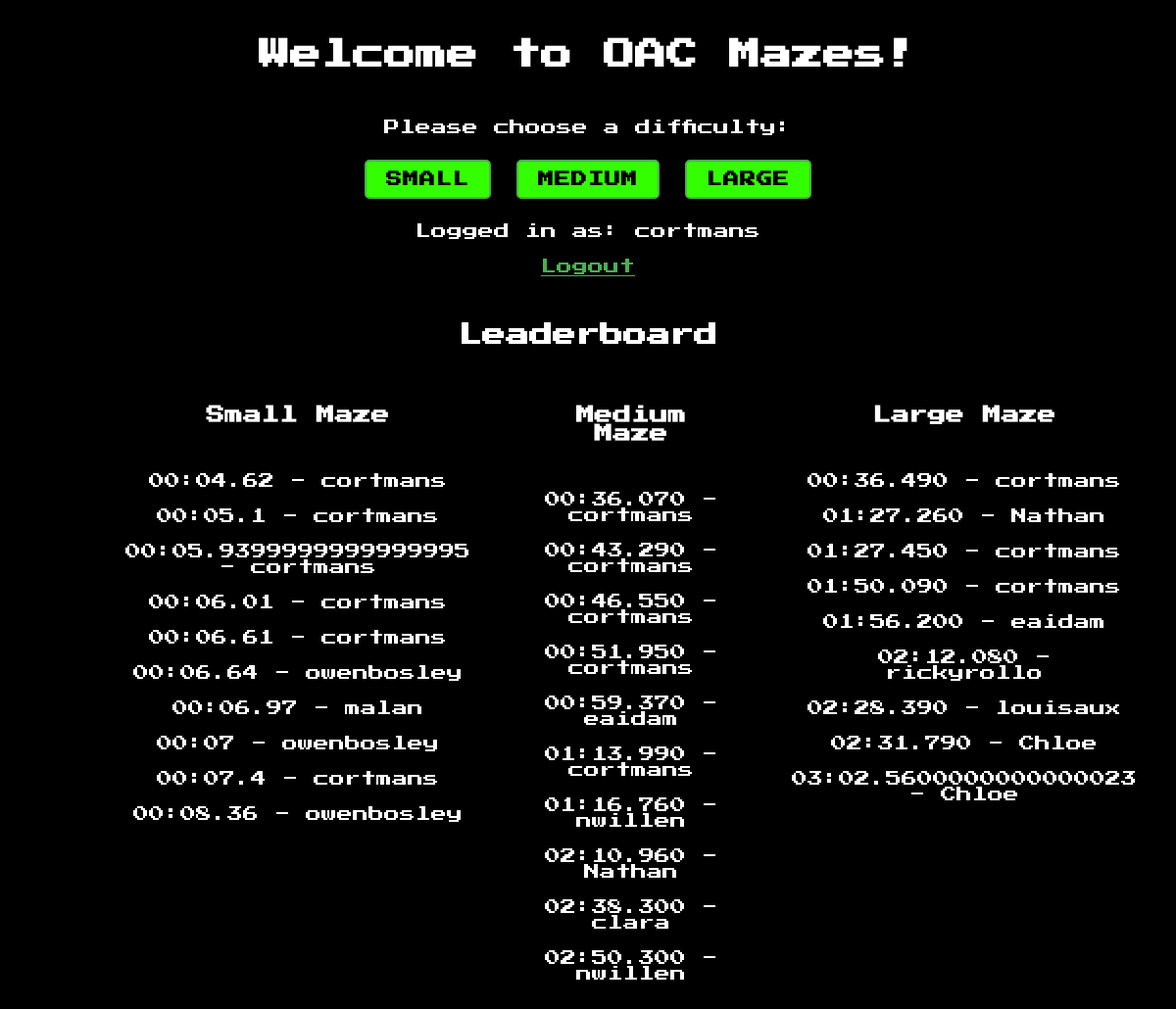
Screenshot of / (signed in) with the database file from the repository.
### mazes/app.py (models this page shows, shortened)
class User(db.Model):
    __bind_key__= 'users'
    id = db.Column(db.String(36), primary_key=True, default=lambda: str(uuid.uuid4()))
    username = db.Column(db.String(50), unique=True, nullable=False)
    password = db.Column(db.String(1000), nullable=False)

class Leaderboard(db.Model):
    __bind_key__ = 'users'
    id = db.Column(db.Integer, primary_key=True)
    maze_type = db.Column(db.String(50), nullable=False)
    time = db.Column(db.String(20), nullable=False)
    user_id = db.Column(db.String(36), db.ForeignKey('user.id'), nullable=False)
    user = db.relationship('User', backref='leaderboard_entries')

### mazes/app.py (the view)
@app.route('/' , methods=["GET"])
def index():
    fastest_times = {}
    maze_types = ["small", "medium", "large"]
    for maze_type in maze_types:
        entries = Leaderboard.query.filter_by(maze_type=maze_type).order_by(Leaderboard.time).limit(10).all()
        fastest_times[maze_type] = entries
    if 'user_id' in session:
        return render_template("index.html", current_user=User.query.filter_by(id=session['user_id']).first(), fastest_times=fastest_times)
    return render_template("index.html", fastest_times=fastest_times)

### mazes/templates/index.html (shortened to what this page needs)
<!DOCTYPE html>
<html lang="en">
<head>
    <link rel="stylesheet" href="/static/styles.css">
</head>
<body>
    <h1>Welcome to OAC Mazes!</h1>
    <p>Please choose a difficulty:</p>
    <form action="/play" method="post">
        <input type="submit" name="difficulty" value="small">
        <input type="submit" name="difficulty" value="medium">
        <input type="submit" name="difficulty" value="large">
    </form>
    {% if current_user %}
        <p>Logged in as: {{ current_user.username }}</p>
    {% else %}
        <p>Guest</p>
    {% endif %}
    <p>
        {% if current_user %}
        <a href="/logout">Logout</a>
        {% endif %}
    </p>
    <p>
        <h2>Leaderboard</h2>
        <div class="leaderboard-container">
            {% for maze_type, entries in fastest_times.items() %}
                <div class="maze-leaderboard">
                    <h3>{{ maze_type | capitalize }} Maze</h3>
                        {% for entry in entries %}
                            <p>{{ entry.time }} - {{ entry.user.username }}</p>
                        {% endfor %}
                </div>
            {% endfor %}
        </div>
    </p>
</body>
</html>

### mazes/static/styles.css (style rules this page uses)
body, h1, h2, h3, p, ul, li { margin: 0; padding: 0; }
body, table { font-family: 'Press Start 2P', cursive; background-color: #000; color: #fff; margin-top: 10px; }
.leaderboard-container { margin-left: 9%; display: flex; }
.maze-leaderboard { margin-right: 20px; }
p { text-align: center; margin: 20px; }
h1, h2, h3 { text-align: center; padding: 30px; }
a { color: #4caf50; }
input[type="submit"] { background-color: #33ff00; color: #000; font-size: 16px; padding: 10px 20px; border: 2px solid #4caf50; border-radius: 5px; cursor: pointer; margin: 5px; text-transform: uppercase; letter-spacing: 1px; font-family: 'Press Start 2P', cursive; font-weight: bold; transition: background-color 0.3s ease-in-out, color 0.3s ease-in-out; }
form { text-align: center; margin: 20px; }
form { text-align: center; }
input { padding: 10px; margin-bottom: 10px; font-family: 'Press Start 2P', cursive; }

### rows the page displays
User: username "cortmans"
Leaderboard: time "00:04.62", user.username "cortmans"
Leaderboard: time "00:05.1", user.username "cortmans"
Leaderboard: time "00:05.9399999999999995", user.username "cortmans"
Leaderboard: time "00:06.01", user.username "cortmans"
Leaderboard: time "00:06.61", user.username "cortmans"
Leaderboard: time "00:06.64", user.username "owenbosley"
Leaderboard: time "00:06.97", user.username "malan"
Leaderboard: time "00:07", user.username "owenbosley"
Leaderboard: time "00:07.4", user.username "cortmans"
Leaderboard: time "00:08.36", user.username "owenbosley"
Leaderboard: time "00:36.070", user.username "cortmans"
Leaderboard: time "00:43.290", user.username "cortmans"
Leaderboard: time "00:46.550", user.username "cortmans"
Leaderboard: time "00:51.950", user.username "cortmans"
Leaderboard: time "00:59.370", user.username "eaidam"
Leaderboard: time "01:13.990", user.username "cortmans"
Leaderboard: time "01:16.760", user.username "nwillen"
Leaderboard: time "02:10.960", user.username "Nathan"
Leaderboard: time "02:38.300", user.username "clara"
Leaderboard: time "02:50.300", user.username "nwillen"
Leaderboard: time "00:36.490", user.username "cortmans"
Leaderboard: time "01:27.260", user.username "Nathan"
Leaderboard: time "01:27.450", user.username "cortmans"
Leaderboard: time "01:50.090", user.username "cortmans"
Leaderboard: time "01:56.200", user.username "eaidam"
Leaderboard: time "02:12.080", user.username "rickyrollo"
Leaderboard: time "02:28.390", user.username "louisaux"
Leaderboard: time "02:31.790", user.username "Chloe"
Leaderboard: time "03:02.5600000000000023", user.username "Chloe"

### other values shown
{{ maze_type | capitalize }} "Small" "Medium" "Large"
